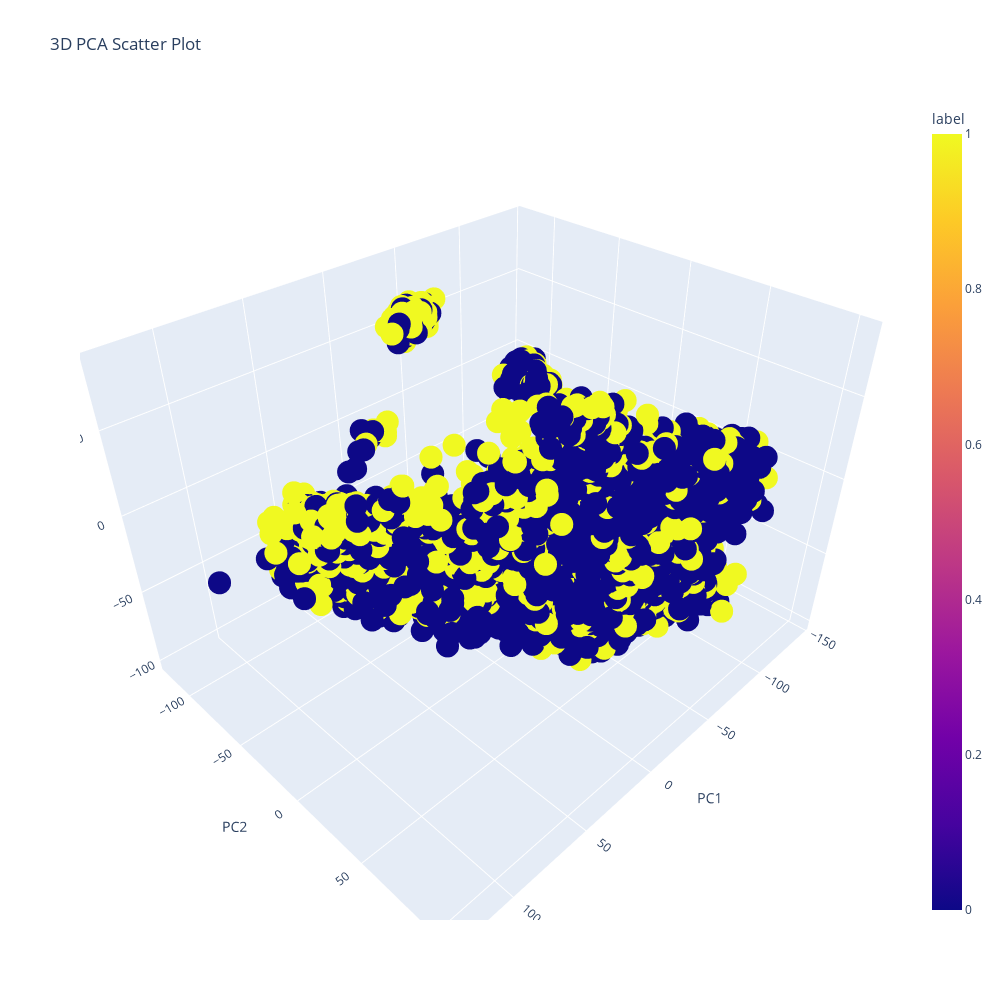

The cell this chart's notebook holds for it:
### Code cell
# Prepare train/test as before
train_df = cls_df.sample(frac=1.0, random_state=0).groupby(["source", "label"]).apply(lambda gp: gp.iloc[:int(len(gp) * 0.8)]).reset_index(drop=True)
test_df = cls_df.sample(frac=1.0, random_state=0).groupby(["source", "label"]).apply(lambda gp: gp.iloc[int(len(gp) * 0.8):]).reset_index(drop=True)

X_train = np.stack([aggregate_hidden_states(hs) for hs in train_df["hidden_states"]])
y_train = train_df["label"].apply(lambda x: 1 if x.lower() == "true" else 0).values

X_test = np.stack([aggregate_hidden_states(hs) for hs in test_df["hidden_states"]])
y_test = test_df["label"].apply(lambda x: 1 if x.lower() == "true" else 0).values

pca_scatter_3d(X_train, y_train)

### Figure 1 — Plotly figure (JSON) as saved in the notebook; plotly's stock layout.template omitted (floating-point values rounded to 4 significant figures; data arrays with more than 128 entries replaced by an {"elided": "..."} marker saying what was removed)
{"data": [{"hovertemplate": "PC1=%{x}<br>PC2=%{y}<br>PC3=%{z}<br>label=%{marker.color}<extra></extra>", "legendgroup": "", "marker": {"color": {"elided": "6198 int values"}, "coloraxis": "coloraxis", "symbol": "circle"}, "mode": "markers", "name": "", "scene": "scene", "showlegend": false, "type": "scatter3d", "x": {"elided": "6198 float values"}, "y": {"elided": "6198 float values"}, "z": {"elided": "6198 float values"}}], "layout": {"coloraxis": {"colorbar": {"title": {"text": "label"}}, "colorscale": [[0, "#0d0887"], [0.1111, "#46039f"], [0.2222, "#7201a8"], [0.3333, "#9c179e"], [0.4444, "#bd3786"], [0.5556, "#d8576b"], [0.6667, "#ed7953"], [0.7778, "#fb9f3a"], [0.8889, "#fdca26"], [1, "#f0f921"]]}, "height": 1000, "legend": {"tracegroupgap": 0}, "scene": {"domain": {"x": [0, 1], "y": [0, 1]}, "xaxis": {"title": {"text": "PC1"}}, "yaxis": {"title": {"text": "PC2"}}, "zaxis": {"title": {"text": "PC3"}}}, "title": {"text": "3D PCA Scatter Plot"}, "width": 1000}}
